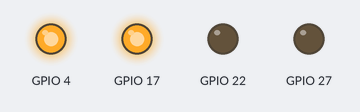
Recording of a program running on a simulated Raspberry Pi (BCM pin numbers). Shown: output pins drawn as LEDs (lit = HIGH). Random numbers come from a fixed seed. At 25.6 s the program stops and its outputs stay as they are.

Above: at 0.2 s.
At 1.7 s:
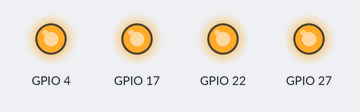
At 3.0 s:
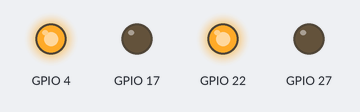
At 11.4 s:
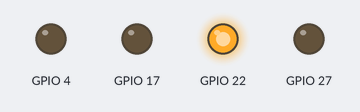
At 21.3 s:
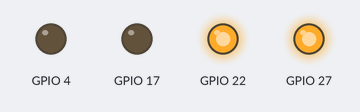
At 25.3 s:
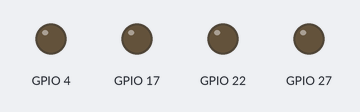
Timing chart, 0 to 26.8 s (numbered marks = the images above):
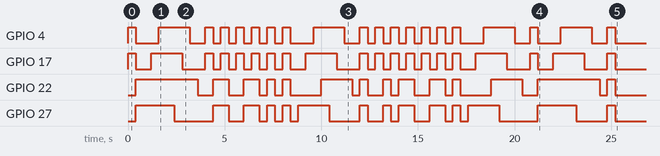

Measured:
- by itself, GPIO 4: LOW → HIGH at 0.00 s, → LOW 0.40 s later, → HIGH 1.2 s later, → LOW 1.6 s later, … (40 changes in this stretch)
- by itself, GPIO 17: LOW → HIGH at 0.00 s, → LOW 0.40 s later, → HIGH 0.80 s later, → LOW 1.6 s later, … (40 changes in this stretch)
- by itself, GPIO 22: LOW → HIGH at 0.40 s, → LOW 3.2 s later, → HIGH 0.80 s later, → LOW 0.80 s later, … (28 changes in this stretch)
- by itself, GPIO 27: LOW → HIGH at 0.40 s, → LOW 2.0 s later, → HIGH 2.0 s later, → LOW 0.80 s later, … (28 changes in this stretch)

The program:

parpadea4.py
```python
#!usr/bin/env/ python
#Importamos la libreria y le cambiamos el nombre a GPIO
import RPi.GPIO as GPIO
import time
import random
GPIO.setmode(GPIO.BCM)
GPIO.setup(17, GPIO.OUT) ## GPIO 17 como salida
GPIO.setup(27, GPIO.OUT) ## GPIO 27 como salida
GPIO.setup(4, GPIO.OUT)
GPIO.setup(22, GPIO.OUT)
temp=0.4
def efecto1():
## efecto 1
	GPIO.output(17, True) ## Enciendo el 17
	GPIO.output(27, False) ## Apago el 27
	GPIO.output(4, True)
	GPIO.output(22, False)
	time.sleep(temp) ## Esperamos segundo
	GPIO.output(17, False) ## Apago
	GPIO.output(27, True) ## Enciendo el 27
	GPIO.output(4, False)
	GPIO.output(22, True)
	time.sleep(temp) ## Esperamos

def efecto2():
##efecto 2
	GPIO.output(27, GPIO.HIGH)
	GPIO.output(17, GPIO.HIGH)
	GPIO.output(4, GPIO.HIGH)
	GPIO.output(22, GPIO.HIGH)
	time.sleep(temp)
	#Apagamos el led
	GPIO.output(27, GPIO.LOW)
	GPIO.output(17, GPIO.LOW)
	GPIO.output(4, GPIO.LOW)
	GPIO.output(22, GPIO.LOW)
	time.sleep(temp)

def efecto3():
##efecto 3
	GPIO.output(27, GPIO.HIGH)
	time.sleep(temp)
	GPIO.output(17, GPIO.HIGH)
	time.sleep(temp)
	GPIO.output(4, GPIO.HIGH)
	time.sleep(temp)
	GPIO.output(22, GPIO.HIGH)
	time.sleep(temp)
	#Apagamos el led
	GPIO.output(27, GPIO.LOW)
	time.sleep(temp)
	GPIO.output(17, GPIO.LOW)
	time.sleep(temp)
	GPIO.output(4, GPIO.LOW)
	time.sleep(temp)
	GPIO.output(22, GPIO.LOW)
	time.sleep(temp)

i= 0
while i<20:
	var= random.randint(0, 2)
	if var ==0:
		efecto1()
	elif var ==1:
		efecto2()
	else:
		efecto3()
	i=i+1

GPIO.cleanup() ## Hago una limpieza de los GPIO
```
